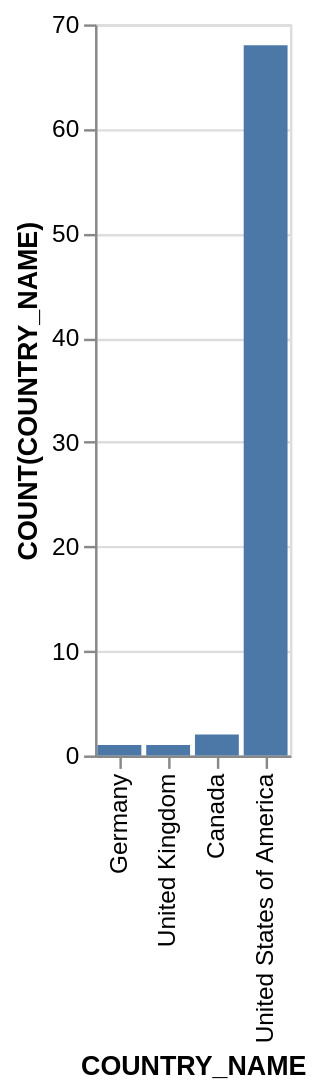

The specification (Vega-Lite) saved for this image:
### Vega-Lite specification from a JSON file in a GitHub repository (floating-point values rounded to 4 significant figures)
{"data": {"values": [{"x_data": "Germany", "y_data": 1}, {"x_data": "United Kingdom", "y_data": 1}, {"x_data": "Canada", "y_data": 2}, {"x_data": "United States of America", "y_data": 68}]}, "mark": "bar", "encoding": {"x": {"field": "x_data", "type": "nominal", "title": "COUNTRY_NAME", "sort": {"op": "sum", "field": "y_data", "order": "ascending"}}, "y": {"field": "y_data", "type": "quantitative", "title": "COUNT(COUNTRY_NAME)"}}}
